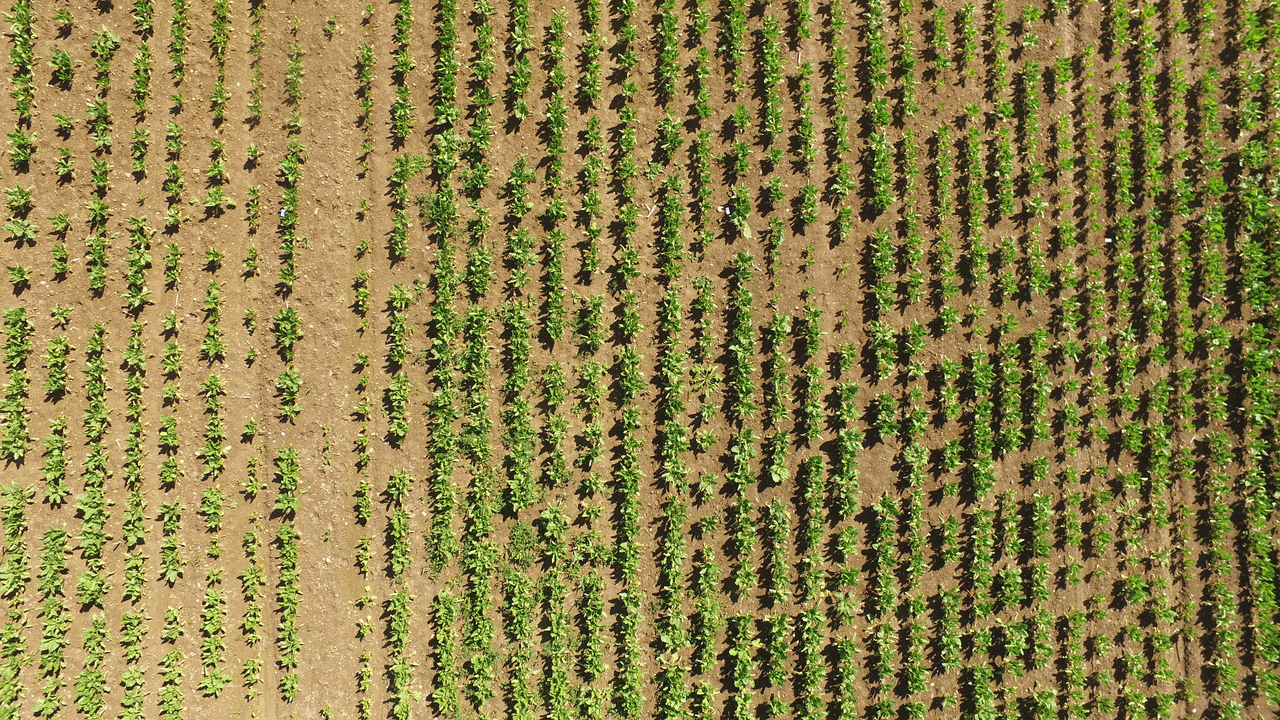
#> input picture assignments/HW1/data/grass.jpg, 1280 x 720 px
$ python task2.py
#> lines starting #> are read from the running program, lines starting #| are printed output that depends on the picture; after the words box and inside, x2 and y2 are one past the last pixel; in counts of white or black regions, pixels touching at a corner belong together
# %% IMPORTS
import matplotlib.pyplot as plt
import numpy as np

# %% TASK 2.1
grass = plt.imread("data/grass.jpg")
#> grass is the input picture: shape (720, 1280, 3); mean R, G, B 139.4, 128.4, 73
h,w = grass.shape[:2]
#> h = 720; w = 1280

print("Image height: {}\nImage width: {}".format(h,w))
#| Image height: 720
#| Image width: 1280

# %% TASK 2.2
fig1, axs = plt.subplots(1, 3, figsize=(13,3))
fig1.suptitle('RGB-channelled images')
for ax, i in zip(axs, range(3)):
	ax.imshow(grass[:,:,i])
	ax.set_title("Channel {}".format(i+1))

plt.savefig("figures/RGB-channels.jpg")

# %% TASK 2.3
grass_green_thresholded = grass[:,:,1] > 190
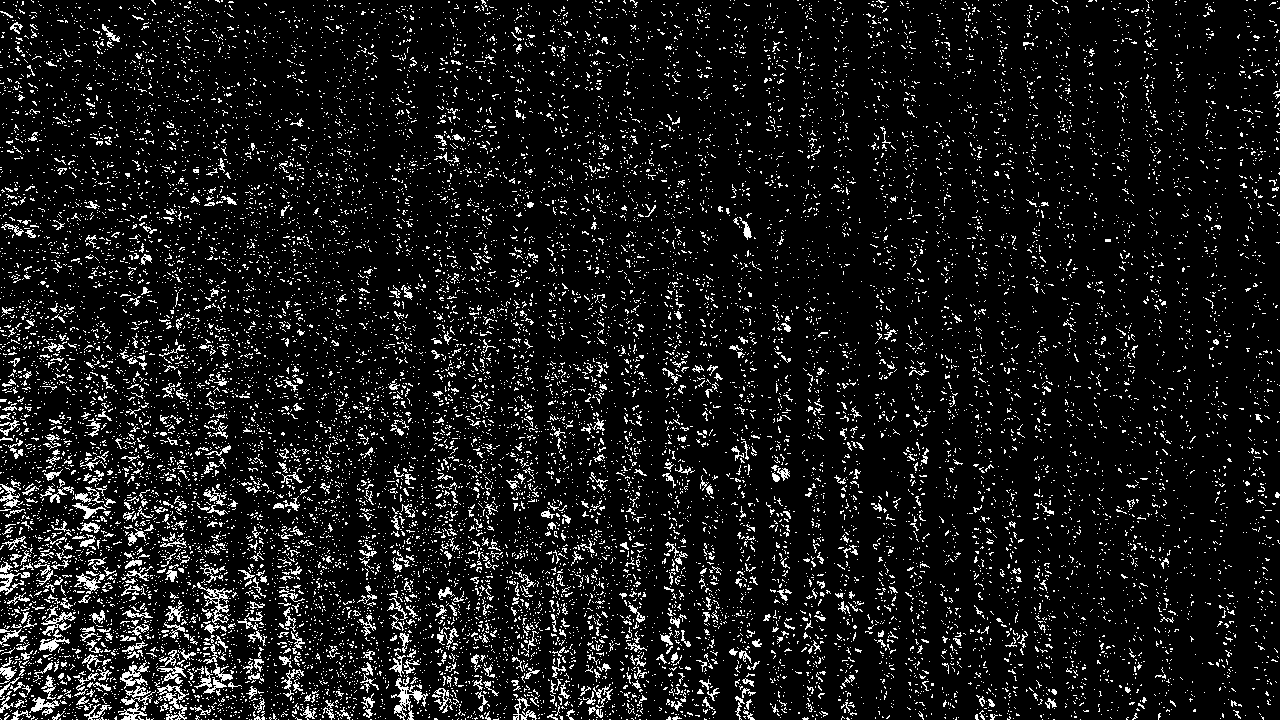
#> grass_green_thresholded: shape (720, 1280) bool; 9.2% white in thin lines or dots
plt.imshow(grass_green_thresholded)
plt.savefig("figures/thresholded_grass.jpg")
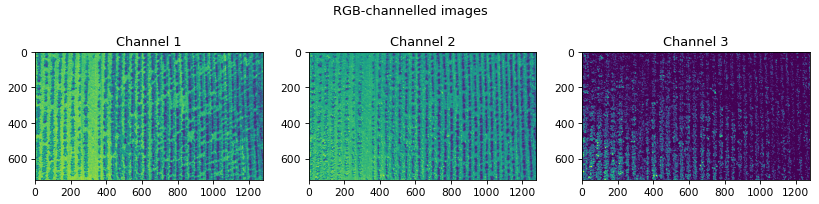
#> figure drawn by matplotlib, 3 panels

# %% TASK 2.4
r = grass[:,:,0] / grass.sum(axis=2)
g = grass[:,:,1] / grass.sum(axis=2)
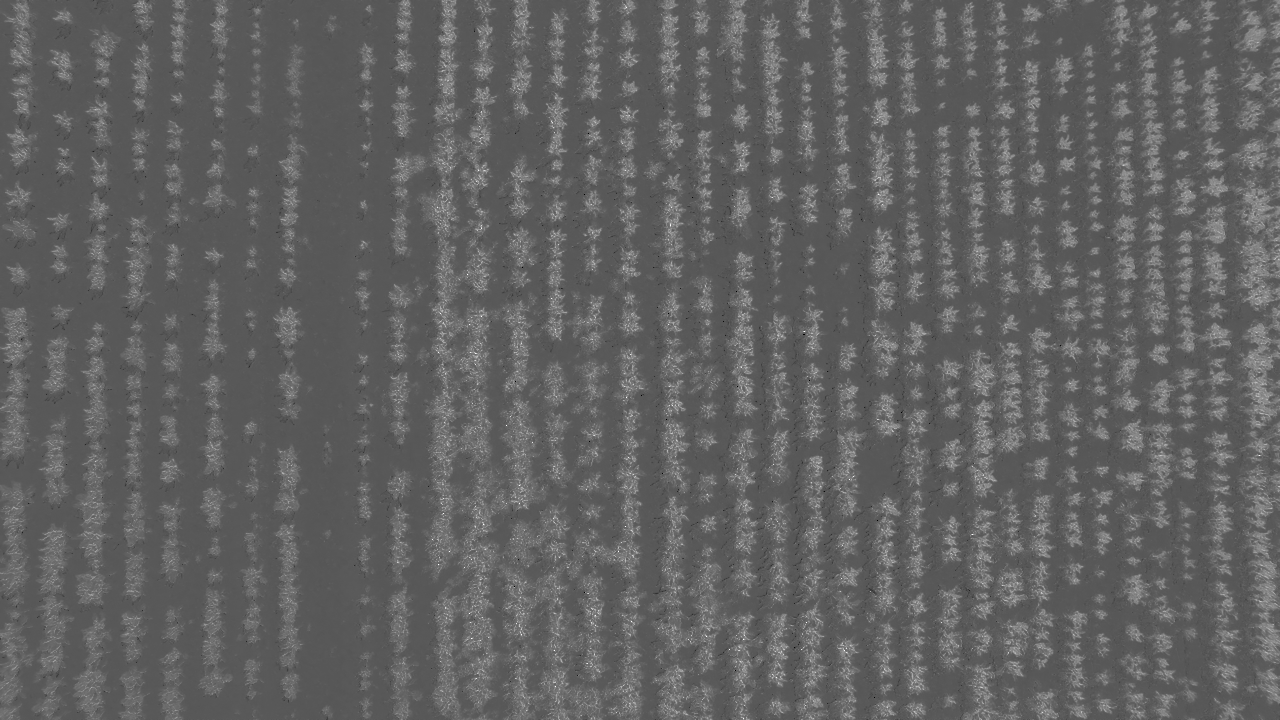
#> g: shape (720, 1280) float64; 0% of the values are NaN or infinite; the others: min 0, max 1, mean 0.385; drawn with min black, max white, NaN and infinite black
b = grass[:,:,2] / grass.sum(axis=2)
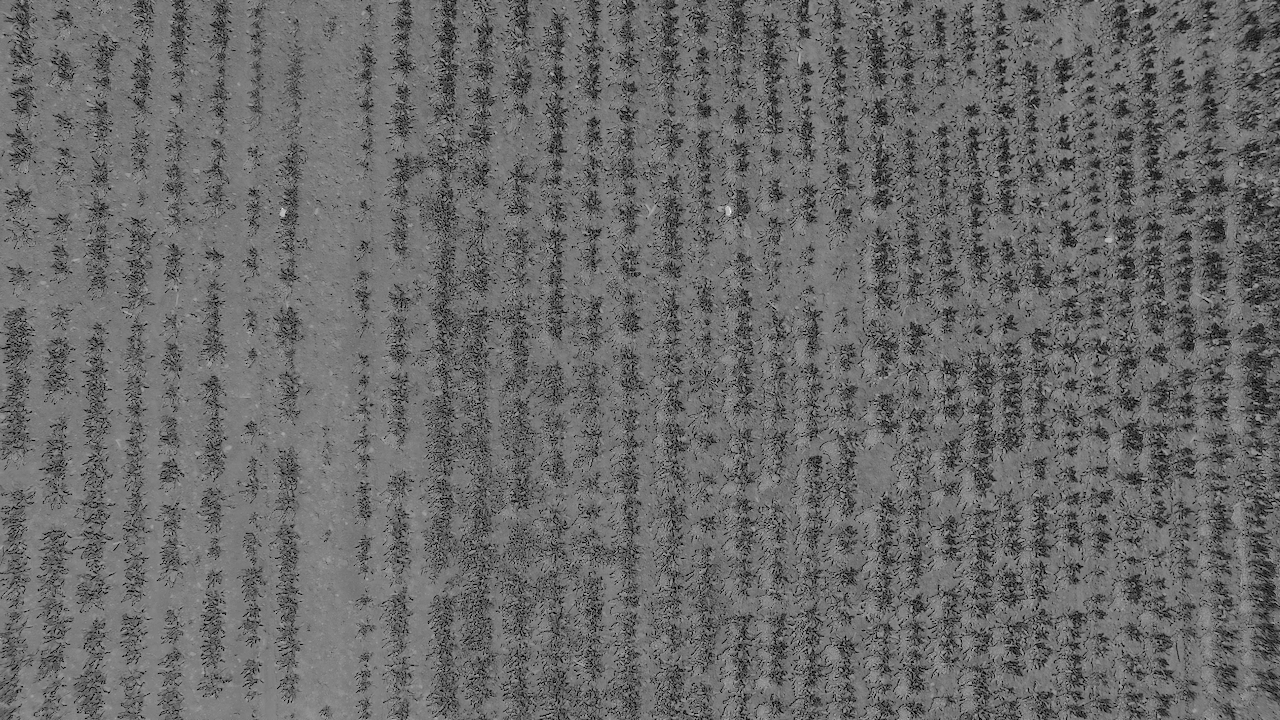
#> b: shape (720, 1280) float64; 0% of the values are NaN or infinite; the others: min 0, max 0.483, mean 0.201; drawn with min black, max white, NaN and infinite black

fig2, axs = plt.subplots(1, 3, figsize=(13,3))
fig2.suptitle('RGB-channelled images')
for ax, img, name in zip(axs, [r,g,b], ["R","G","B"]):
	ax.imshow(img)
	ax.set_title("Channel: {}".format(name))
#> this loop made 3 passes
#> name on passes 1 to 3: 'R', 'G', 'B'

plt.savefig("figures/normalized-RGB-channels.jpg")

# %% TASK 2.5
grass_green_thresholded = g > 0.4
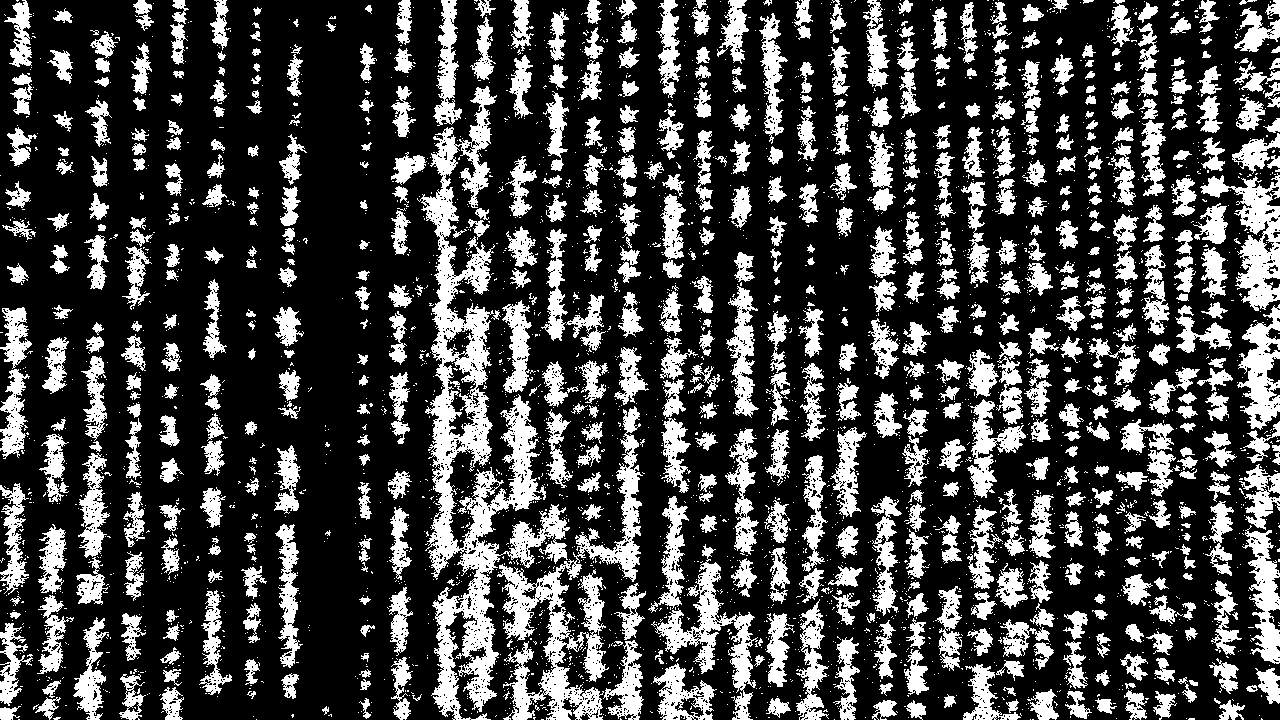
#> grass_green_thresholded: shape (720, 1280) bool; 27.5% white; 3623 white regions (2985 under 20 px), largest, box (x1, y1, x2, y2) and area: (417, 86, 570, 720) 24373, (497, 406, 643, 720) 10666, (651, 544, 758, 720) 4211
plt.imshow(grass_green_thresholded, cmap='gray')
plt.savefig("figures/normalized_thresholded_grass.jpg")
# %%

$ run again, with assignments/HW1/data/grid.jpg copied over assignments/HW1/data/grass.jpg
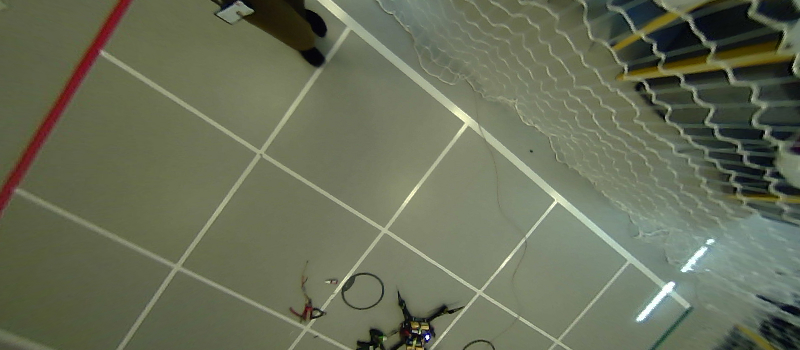
#> input picture assignments/HW1/data/grid.jpg, 800 x 350 px
#> grass is the input picture: shape (350, 800, 3); mean R, G, B 103.7, 109.6, 87.4
#| Image height: 350
#| Image width: 800
#> `b = grass[:,:,2] / grass.sum(axis=2)`:
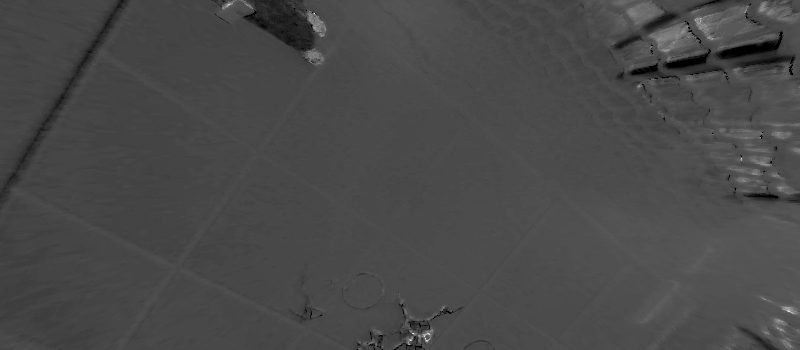
#> b: shape (350, 800) float64; 0% of the values are NaN or infinite; the others: min 0, max 1, mean 0.288; drawn with min black, max white, NaN and infinite black
#> the loop `for ax, img, name in zip(axs, [r,g,b], ["R","G","B"]):` made 3 passes
#> name on passes 1 to 3: 'R', 'G', 'B'
#> `grass_green_thresholded = g > 0.4`:
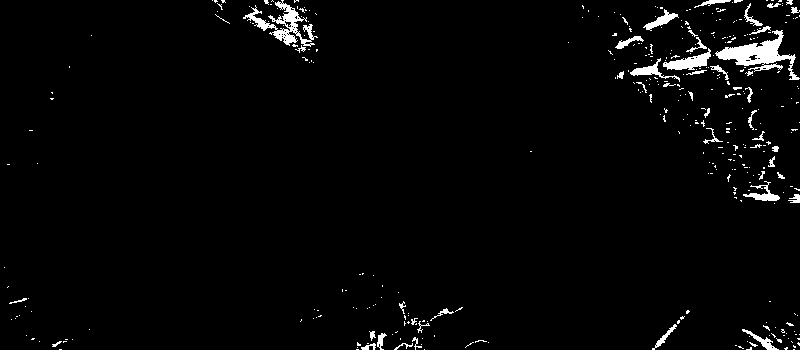
#> grass_green_thresholded: shape (350, 800) bool; 2.5% white; 371 white regions (323 under 20 px), largest, box (x1, y1, x2, y2) and area: (715, 30, 800, 80) 1395, (243, 0, 318, 47) 1028, (663, 48, 711, 70) 466
